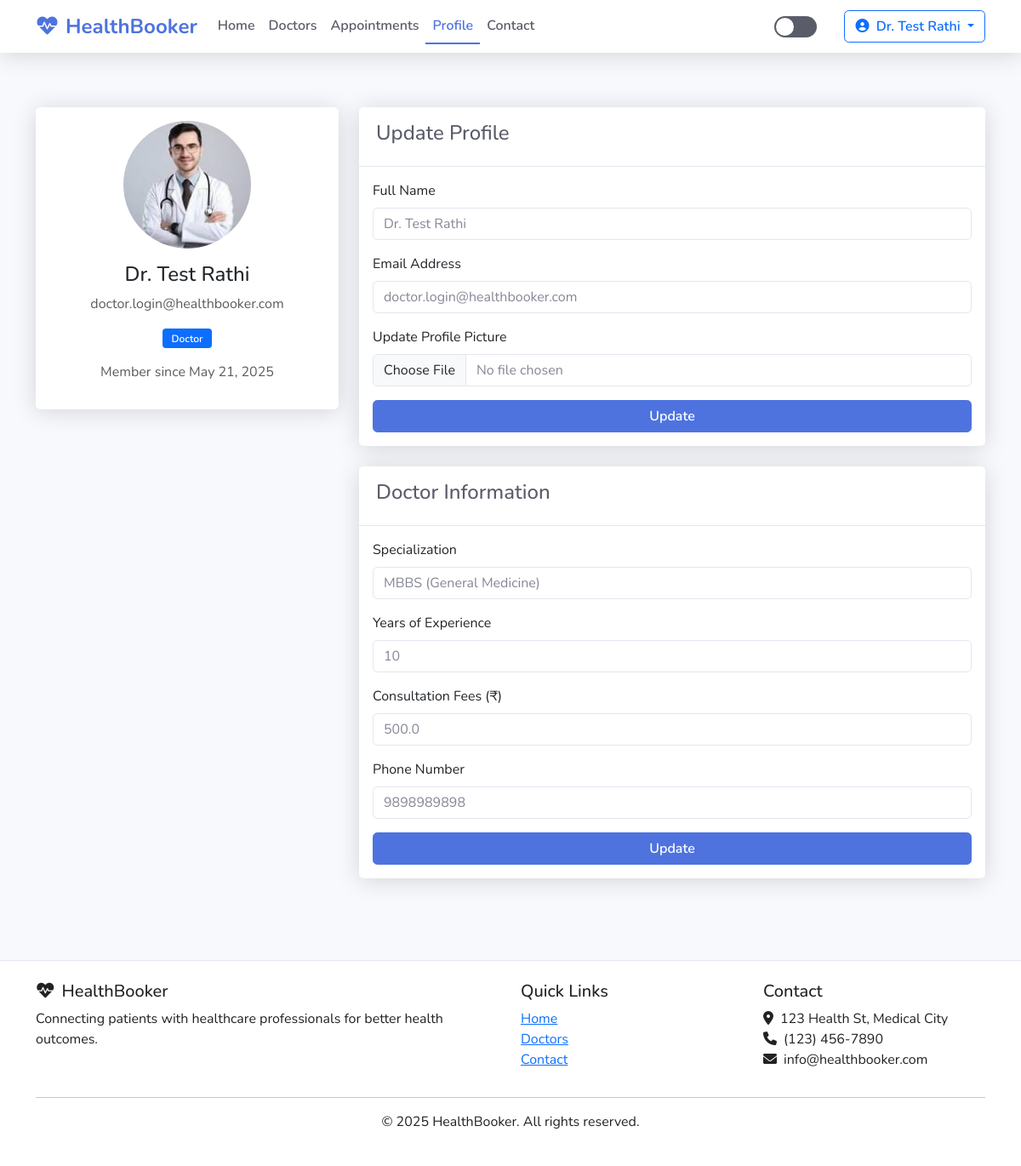
The page /profile (signed in) on the database its author committed.
### app.py (models this page shows, shortened)
class User(db.Model, UserMixin):
    id = db.Column(db.Integer, primary_key=True)
    name = db.Column(db.String(100), nullable=False)
    email = db.Column(db.String(120), unique=True, nullable=False)
    password = db.Column(db.String(60), nullable=False)
    user_type = db.Column(db.String(10), nullable=False)  # 'user' or 'doctor'
    profile_image = db.Column(db.String(20), nullable=False, default='default.jpg')
    date_joined = db.Column(db.DateTime, nullable=False, default=datetime.utcnow)
    appointments_as_user = db.relationship('Appointment', backref='patient', lazy=True,
                                          foreign_keys='Appointment.user_id')

class Doctor(db.Model):
    id = db.Column(db.Integer, primary_key=True)
    user_id = db.Column(db.Integer, db.ForeignKey('user.id'), nullable=False)
    specialization = db.Column(db.String(50), nullable=False)
    experience = db.Column(db.Integer, nullable=False)  # Years of experience
    fees = db.Column(db.Float, nullable=False)
    phone = db.Column(db.String(15), nullable=False)
    user = db.relationship('User', backref='doctor_profile', lazy=True,
                          foreign_keys=[user_id])
    appointments = db.relationship('Appointment', backref='doctor', lazy=True,
                                  foreign_keys='Appointment.doctor_id')

### routes.py (the view, shortened to what this page needs)
@app.route('/profile', methods=['GET', 'POST'])
@login_required
def profile():
    form = UpdateProfileForm()
    doctor_form = None
    if current_user.user_type == 'doctor':
        doctor = Doctor.query.filter_by(user_id=current_user.id).first()
        doctor_form = UpdateDoctorForm()
        if doctor and request.method == 'GET':
            doctor_form.specialization.data = doctor.specialization
            doctor_form.experience.data = doctor.experience
            doctor_form.fees.data = doctor.fees
            doctor_form.phone.data = doctor.phone
    if form.validate_on_submit() and request.form.get('update_profile'):
        if form.picture.data:
            picture_file = save_picture(form.picture.data)
            current_user.profile_image = picture_file
        current_user.name = form.name.data
        current_user.email = form.email.data
        db.session.commit()
        flash('Your profile has been updated!', 'success')
        return redirect(url_for('profile'))
    elif request.method == 'GET':
        form.name.data = current_user.name
        form.email.data = current_user.email
    image_file = url_for('static', filename='images/uploads/' + current_user.profile_image)
    return render_template('profile.html', title='Profile',
                          image_file=image_file,
                          form=form,
                          doctor_form=doctor_form)

### forms.py (shortened to what this page needs)
class UpdateProfileForm(FlaskForm):
    name = StringField('Full Name', validators=[DataRequired(), Length(min=2, max=100)])
    email = StringField('Email', validators=[DataRequired(), Email()])
    picture = FileField('Update Profile Picture', validators=[FileAllowed(['jpg', 'png', 'jpeg'])])
    submit = SubmitField('Update')

class UpdateDoctorForm(FlaskForm):
    specialization = SelectField('Specialization', choices=[
        ('Cardiology', 'Cardiology (Heart)'),
        ('Ophthalmology', 'Ophthalmology (Eye)'),
        ('Orthopedics', 'Orthopedics (Bones/Joints)'),
        ('Neurology', 'Neurology (Brain/Nerves)'),
        ('Pediatrics', 'Pediatrics (Children)'),
        ('Dermatology', 'Dermatology (Skin)'),
        ('MBBS', 'MBBS (General Medicine)'),
        ('BDS', 'BDS (Dentistry)'),
        ('BAMS', 'BAMS (Ayurveda)')
    ])
    experience = IntegerField('Years of Experience', validators=[DataRequired()])
    fees = FloatField('Consultation Fees (₹)', validators=[DataRequired()])
    phone = StringField('Phone Number', validators=[DataRequired(), Length(min=10, max=15)])
    submit = SubmitField('Update')

### app.py (called while the page is built)
@login_manager.user_loader
def load_user(user_id):
    return User.query.get(int(user_id))

### templates/profile.html (shortened to what this page needs)
<!DOCTYPE html>
<html lang="en">
<head>
    <link href="https://cdn.jsdelivr.net/npm/bootstrap@5.3.0/dist/css/bootstrap.min.css" rel="stylesheet">
    <link href="https://cdnjs.cloudflare.com/ajax/libs/font-awesome/6.0.0/css/all.min.css" rel="stylesheet">
    <link rel="stylesheet" href="{{ url_for('static', filename='css/main.css') }}">
</head>
<body>
    <nav class="navbar navbar-expand-lg navbar-light sticky-top">
        <div class="container">
            <a class="navbar-brand" href="{{ url_for('home') }}">
                <i class="fas fa-heartbeat me-2"></i>HealthBooker
            </a>
            <div class="collapse navbar-collapse" id="navbarNav">
                <ul class="navbar-nav me-auto">
                    <li class="nav-item">
                        <a class="nav-link" href="{{ url_for('home') }}">Home</a>
                    </li>
                    <li class="nav-item">
                        <a class="nav-link" href="{{ url_for('doctors') }}">Doctors</a>
                    </li>
                    {% if current_user.user_type == 'user' %}
                    <li class="nav-item">
                        <a class="nav-link" href="{{ url_for('user_appointments') }}">Appointments</a>
                    </li>
                    {% elif current_user.user_type == 'doctor' %}
                    <li class="nav-item">
                        <a class="nav-link" href="{{ url_for('doctor_appointments') }}">Appointments</a>
                    </li>
                    {% endif %}
                    <li class="nav-item">
                        <a class="nav-link active" href="{{ url_for('profile') }}">Profile</a>
                    </li>
                    <li class="nav-item">
                        <a class="nav-link" href="{{ url_for('contact') }}">Contact</a>
                    </li>
                </ul>
                <div class="d-flex align-items-center">
                    <div class="theme-toggle me-3" id="theme-toggle"></div>
                    <div class="ms-3">
                        <div class="dropdown">
                            <button class="btn btn-outline-primary dropdown-toggle" type="button" id="userDropdown" data-bs-toggle="dropdown" aria-expanded="false">
                                <i class="fas fa-user-circle me-1"></i> {{ current_user.name }}
                            </button>
                        </div>
                    </div>
                </div>
            </div>
        </div>
    </nav>
    <main>
        <div class="container py-5">
            <div class="row">
                <div class="col-lg-4 mb-4">
                    <div class="card">
                        <div class="card-body text-center">
                            <img src="{{ image_file }}" alt="{{ current_user.name }}" class="rounded-circle img-fluid mb-3" style="width: 150px; height: 150px; object-fit: cover;">
                            <h4>{{ current_user.name }}</h4>
                            <p class="text-muted">{{ current_user.email }}</p>
                            <p class="badge bg-primary">{{ current_user.user_type.capitalize() }}</p>
                            <p class="text-muted">Member since {{ current_user.date_joined.strftime('%B %d, %Y') }}</p>
                        </div>
                    </div>
                </div>
                <div class="col-lg-8">
                    <div class="card mb-4">
                        <div class="card-header">
                            <h4>Update Profile</h4>
                        </div>
                        <div class="card-body">
                            <form method="POST" action="{{ url_for('profile') }}" enctype="multipart/form-data">
                                <div class="mb-3">
                                    <label for="name" class="form-label">Full Name</label>
                                    {{ form.name(class="form-control", id="name") }}
                                </div>
                                <div class="mb-3">
                                    <label for="email" class="form-label">Email Address</label>
                                    {{ form.email(class="form-control", id="email") }}
                                </div>
                                <div class="mb-3">
                                    <label for="picture" class="form-label">Update Profile Picture</label>
                                    {{ form.picture(class="form-control", id="picture") }}
                                </div>
                                <div class="d-grid">
                                    {{ form.submit(class="btn btn-primary") }}
                                </div>
                            </form>
                        </div>
                    </div>
                    {% if current_user.user_type == 'doctor' and doctor_form %}
                    <div class="card">
                        <div class="card-header">
                            <h4>Doctor Information</h4>
                        </div>
                        <div class="card-body">
                            <form method="POST" action="{{ url_for('profile') }}">
                                <div class="mb-3">
                                    <label for="specialization" class="form-label">Specialization</label>
                                    {{ doctor_form.specialization(class="form-control", id="specialization") }}
                                </div>
                                <div class="mb-3">
                                    <label for="experience" class="form-label">Years of Experience</label>
                                    {{ doctor_form.experience(class="form-control", id="experience") }}
                                </div>
                                <div class="mb-3">
                                    <label for="fees" class="form-label">Consultation Fees (₹)</label>
                                    {{ doctor_form.fees(class="form-control", id="fees") }}
                                </div>
                                <div class="mb-3">
                                    <label for="phone" class="form-label">Phone Number</label>
                                    {{ doctor_form.phone(class="form-control", id="phone") }}
                                </div>
                                <div class="d-grid">
                                    {{ doctor_form.submit(class="btn btn-primary") }}
                                </div>
                            </form>
                        </div>
                    </div>
                    {% endif %}
                </div>
            </div>
        </div>
    </main>
    <footer>
        <div class="container">
            <div class="row">
                <div class="col-md-6">
                    <h5><i class="fas fa-heartbeat me-2"></i>HealthBooker</h5>
                    <p>Connecting patients with healthcare professionals for better health outcomes.</p>
                </div>
                <div class="col-md-3">
                    <h5>Quick Links</h5>
                    <ul class="list-unstyled">
                        <li><a href="{{ url_for('home') }}">Home</a></li>
                        <li><a href="{{ url_for('doctors') }}">Doctors</a></li>
                        <li><a href="{{ url_for('contact') }}">Contact</a></li>
                    </ul>
                </div>
                <div class="col-md-3">
                    <h5>Contact</h5>
                    <ul class="list-unstyled">
                        <li><i class="fas fa-map-marker-alt me-2"></i>123 Health St, Medical City</li>
                        <li><i class="fas fa-phone me-2"></i>(123) 456-7890</li>
                        <li><i class="fas fa-envelope me-2"></i>info@healthbooker.com</li>
                    </ul>
                </div>
            </div>
            <hr>
            <div class="text-center">
                <p>&copy; 2025 HealthBooker. All rights reserved.</p>
            </div>
        </div>
    </footer>
</body>
</html>

### static/css/main.css (style rules this page uses)
:root { --primary-color: #4e73df; --secondary-color: #1cc88a; --danger-color: #e74a3b; --warning-color: #f6c23e; --info-color: #36b9cc; --dark-color: #5a5c69; --light-color: #f8f9fc; --body-color: #858796; --white-color: #fff; --border-color: #e3e6f0; --shadow-color: rgba(0, 0, 0, 0.15); }
body { font-family: 'Nunito', -apple-system, BlinkMacSystemFont, 'Segoe UI', Roboto, 'Helvetica Neue', Arial, sans-serif; background-color: var(--light-color); color: #222; transition: all 0.3s ease; }
.navbar { background-color: var(--white-color); box-shadow: 0 0.15rem 1.75rem 0 var(--shadow-color); transition: all 0.3s ease; }
.navbar-brand { color: var(--primary-color) !important; font-weight: 700; font-size: 1.5rem; }
.nav-link { color: var(--dark-color) !important; font-weight: 600; padding: 0.5rem 1rem; transition: all 0.2s; }
.nav-link.active { color: var(--primary-color) !important; border-bottom: 2px solid var(--primary-color); }
.card { border: none; border-radius: 0.35rem; box-shadow: 0 0.15rem 1.75rem 0 var(--shadow-color); background-color: var(--white-color); transition: all 0.3s ease; }
.card-header { background-color: var(--white-color); border-bottom: 1px solid var(--border-color); padding: 1rem 1.25rem; font-weight: 700; color: var(--dark-color); }
.btn { border-radius: 0.35rem; padding: 0.375rem 0.75rem; font-weight: 600; transition: all 0.2s; }
.btn-primary { background-color: var(--primary-color); border-color: var(--primary-color); }
.form-control { border-radius: 0.35rem; padding: 0.375rem 0.75rem; border: 1px solid var(--border-color); color: var(--body-color); background-color: var(--white-color); transition: all 0.2s; }
.theme-toggle { cursor: pointer; width: 50px; height: 25px; background-color: var(--dark-color); border-radius: 25px; position: relative; transition: all 0.3s ease; color: white; }
.theme-toggle::before { content: ''; position: absolute; width: 21px; height: 21px; border-radius: 50%; background-color: white; top: 2px; left: 2px; transition: all 0.3s ease; }
footer { background-color: var(--white-color); padding: 1.5rem 0; margin-top: 3rem; border-top: 1px solid var(--border-color); transition: all 0.3s ease; }
.badge { padding: 0.35rem 0.65rem; font-size: 0.75rem; font-weight: 600; border-radius: 0.25rem; }

### rows shown on the page
User: name "Dr. Test Rathi", email "doctor.login@healthbooker.com", user_type "Doctor", date_joined "May 21, 2025"
Doctor: specialization "MBBS (General Medicine)", experience "10", fees "500.0", phone "9898989898"
